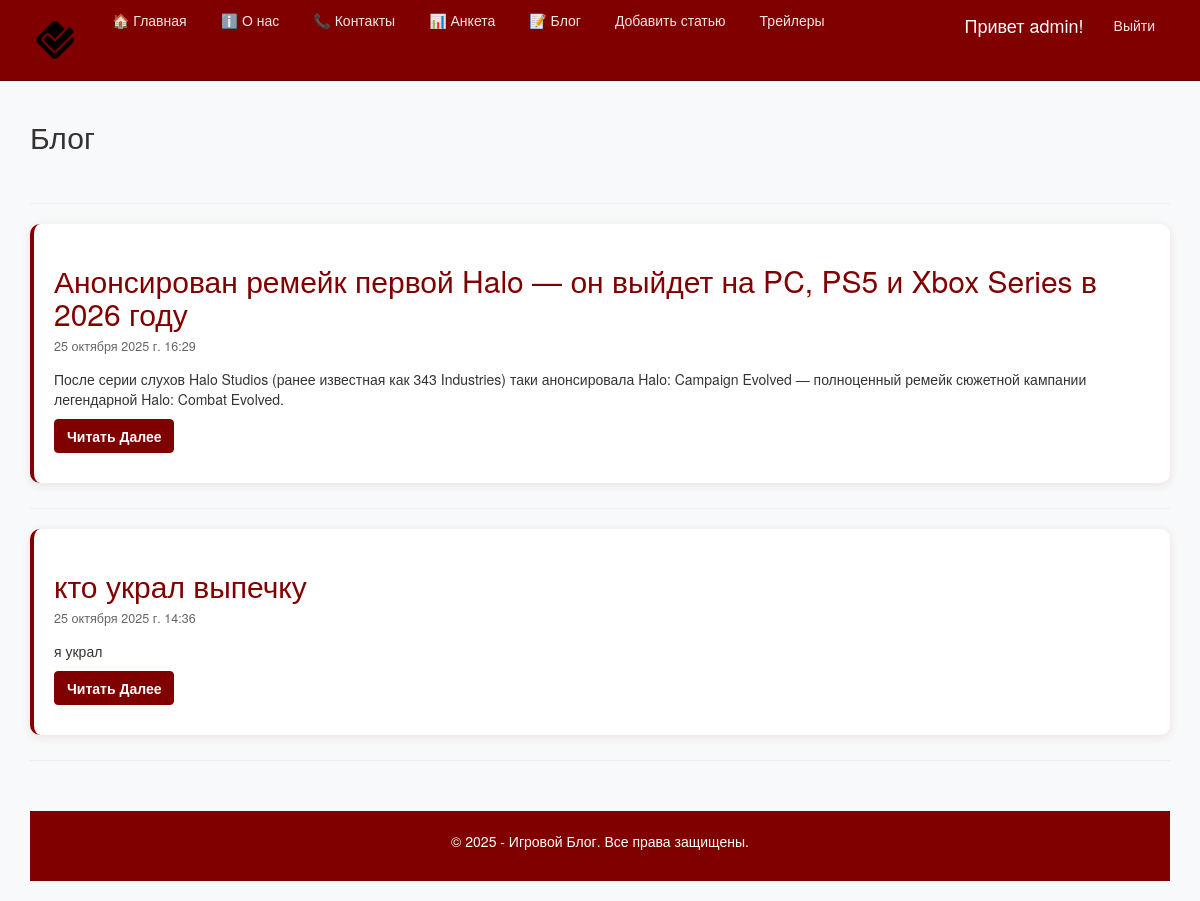
Page /blog/ (signed in) on the committed database.
### app/models.py (models this page shows, shortened)
class Blog(models.Model):
    title = models.CharField(max_length= 100, unique_for_date="posted", verbose_name="Заголовок")
    description = models.TextField(verbose_name="Краткое содержание")
    content = models.TextField(verbose_name="Полное содержание")
    posted = models.DateTimeField(default=datetime.now(), db_index=True, verbose_name="Опубликована")
    image = models.FileField(default='temp.jpg', verbose_name= "Путь к картинке")
    class Meta:
        db_table = "Posts" #Имя таблицы для модели
        ordering = ["-posted"]#порядок сортировки данных в модели
        verbose_name = "статья блога"
        verbose_name_plural = "статьи блога"

### app/views.py (the view)
# urls.py: path('blog/', views.blog, name='blog'),
def blog (request):
    posts = Blog.objects.all()
    assert isinstance(request, HttpRequest)
    return render(
        request,
        'app/blog.html',
        {
            'title':'Блог',
            'posts': posts,
            'year': datetime.now().year,
        }
    )

### app/templates/app/blog.html
{% extends "app/layout.html" %}
{% block content %}
<h2>{{title}}</h2>
<br>
{%for post in posts%}
<hr>
<div class="blog-post fade-in">
    <h2>{{post.title}}</h2>
    <h4>{{post.posted}} </h4>
    <p>{{post.description}}</p>
    <p> <a href="{% url 'blogpost' parametr=post.id %}" class="btn btn-primary"> Читать Далее </a> </p>
</div>
{%endfor%}
{%endblock%}

### app/templates/app/loginpartial.html (shortened to what this page needs)
﻿{% if user.is_authenticated %}
<form id="logoutForm" action="/logout/" method="post" class="navbar-right">
    <ul class="nav navbar-nav navbar-right">
        <li><span class="navbar-brand">Привет {{ user.username }}!</span></li>
        <li><a href="javascript:document.getElementById('logoutForm').submit()">Выйти</a></li>
    </ul>
</form>
{% else %}
<ul class="nav navbar-nav navbar-right">
    <li><a href="{% url 'login' %}">Войти</a></li>
</ul>
{% endif %}

### app/static/app/content/site.css (style rules this page uses)
body { padding-top: 80px; padding-bottom: 20px; background-color: #f8f9fa; }
.btn { transition: all 0.3s ease; }
.btn-primary { background-color: maroon; border-color: maroon; color: white; font-weight: 600; }
.blog-post { background: white; border-radius: 10px; padding: 20px; margin-bottom: 25px; box-shadow: 0 2px 10px rgba(128, 0, 0, 0.1); border-left: 4px solid maroon; }
.blog-post h2 { color: maroon; margin-bottom: 10px; }
.blog-post h4 { color: #666; font-size: 0.9em; margin-bottom: 15px; }
.blog-post p { color: #333; }
.navbar-inverse .navbar-nav > li > a { color: rgba(255, 255, 255, 0.9); }
.navbar-inverse .navbar-brand { color: white; }
.fade-in { animation: fadeIn 0.6s ease-out; }

### rows in the picture
Blog: title "Анонсирован ремейк первой Halo — он выйдет на PC, PS5 и Xbox Series в 2026 году", posted "25 октября 2025 г. 16:29", description "После серии слухов Halo Studios (ранее известная как 343 Industries) таки анонсировала Halo: Campaign Evolved — полноценный ремейк сюжетной кампании легендарной Halo: Combat Evolved."
Blog: title "кто украл выпечку", posted "25 октября 2025 г. 14:36", description "я украл"

### other values in the picture
{{ user.username }} "admin"
{{ title }} "Блог"
